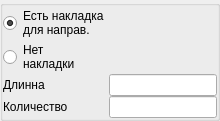
              <widget class="QGroupBox" name="groupBox_13">
               <property name="sizePolicy">
                <sizepolicy hsizetype="Preferred" vsizetype="Maximum">
                 <horstretch>0</horstretch>
                 <verstretch>0</verstretch>
                </sizepolicy>
               </property>
               <property name="title">
                <string/>
               </property>
               <layout class="QFormLayout" name="formLayout_9">
                <property name="horizontalSpacing">
                 <number>0</number>
                </property>
                <property name="verticalSpacing">
                 <number>0</number>
                </property>
                <property name="leftMargin">
                 <number>0</number>
                </property>
                <property name="topMargin">
                 <number>0</number>
                </property>
                <property name="rightMargin">
                 <number>0</number>
                </property>
                <property name="bottomMargin">
                 <number>0</number>
                </property>
                <item row="2" column="0">
                 <widget class="QLabel" name="overlay_long">
                  <property name="text">
                   <string>Длинна</string>
                  </property>
                 </widget>
                </item>
                <item row="2" column="1">
                 <widget class="QLineEdit" name="inp_overlay_long"/>
                </item>
                <item row="5" column="1">
                 <widget class="QLineEdit" name="inp_overlay_count"/>
                </item>
                <item row="5" column="0">
                 <widget class="QLabel" name="overlay_count">
                  <property name="text">
                   <string>Количество</string>
                  </property>
                 </widget>
                </item>
                <item row="1" column="0">
                 <widget class="QRadioButton" name="r_no_overlay">
                  <property name="text">
                   <string>Нет
накладки</string>
                  </property>
                 </widget>
                </item>
                <item row="0" column="0">
                 <widget class="QRadioButton" name="r_have_overlay">
                  <property name="text">
                   <string>Есть накладка
для направ.</string>
                  </property>
                  <property name="checked">
                   <bool>true</bool>
                  </property>
                 </widget>
                </item>
               </layout>
              </widget>
